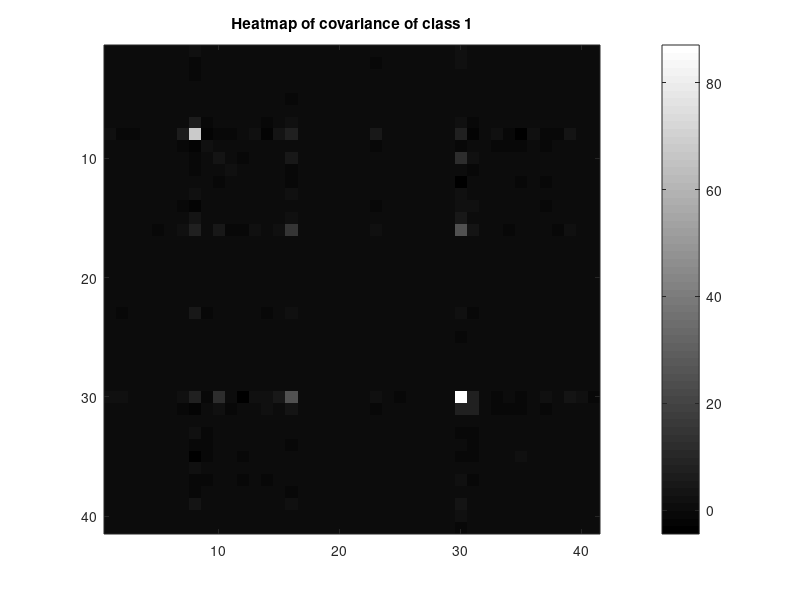
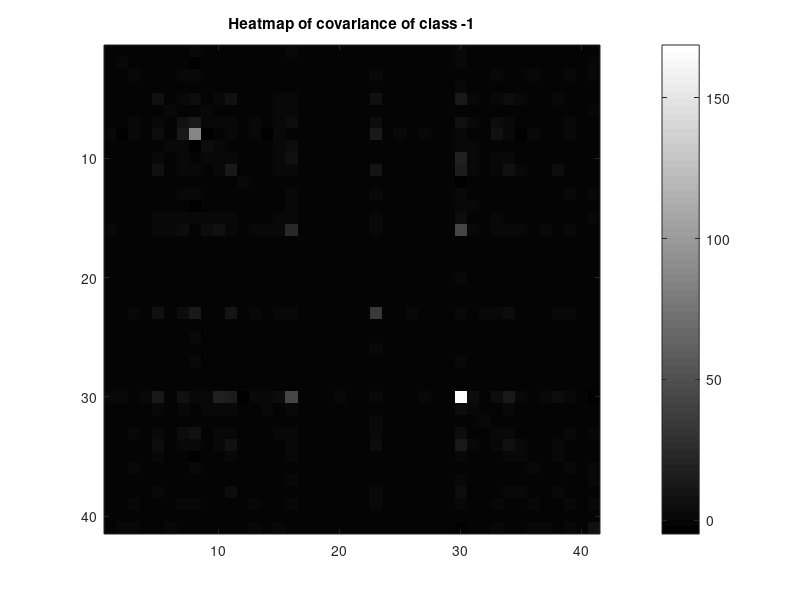
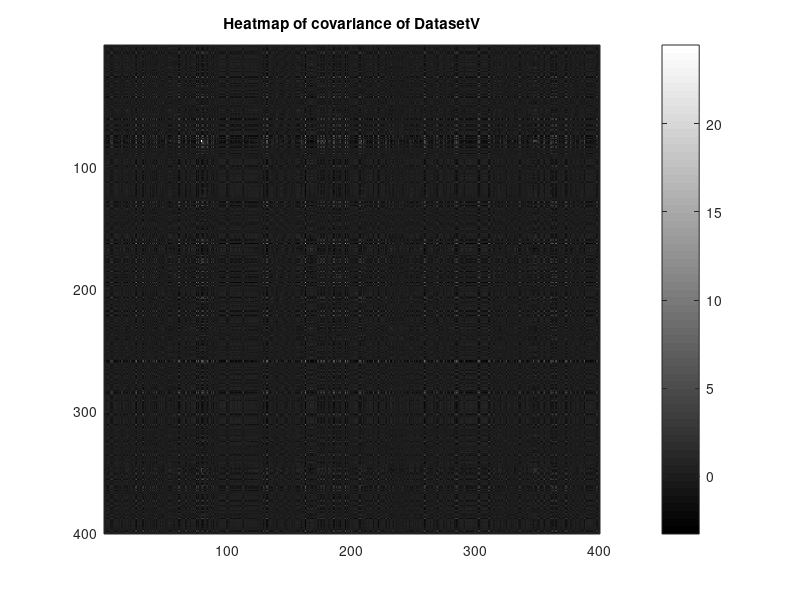

Write MATLAB code to recreate these figures, in order. (Note: this script raises an error after producing the figures.)
%% Introduction to Data Mathematics Classification Project
% Company Name: SWD Inc.
% Nominal CEO: Takuya(Not in project group)
% Employee: Shuang Guan, Shutong Luo, Zhengneng Chen, Ziao Yan

% First, let's clean any open figures.
clear;
clc;
close all;

% Now read raw data.
a_raw = csvread('DatasetA.csv');
a = a_raw(:,2:(end - 1));
label = a_raw(:, (end));

%% 1. The size of data set "DatasetA.csv"
% Number of attributes
attributes = size(a, 2);
disp('Number of attributes in DatasetA is ');
disp(attributes);

% Number of points in each class
points = size(a, 1);
disp('Number of points in DatasetA is ');
disp(points);

%% 2. The mean and covariance of each class in 'DatasetA.csv'
% Hint: the Matlab imagesc command can be a good way to display covariances as images
format long;

ap = a(label == 1, :);
ap_mean = mean(ap);
ap_size = size(ap, 1);
ap_var = ap - ones(ap_size,1) * ap_mean;
ap_cov = 1/(ap_size - 1) * (ap_var' * ap_var);
disp('Mean of class 1 in DatasetA is ');
disp(ap_mean);

% Create a grayscale heatmap of class 1's covariances
figure
imagesc(ap_cov)
hold on
title('Heatmap of covariance of class 1');
colormap(gray)
colorbar
hold off

am = a(label == -1, :);
am_mean = mean(am);
am_size = size(am, 1);
am_var = am - ones(am_size,1) * am_mean;
am_cov = 1/(am_size - 1) * (am_var' * am_var);
disp('Mean of class -1 in DatasetA is ');
disp(am_mean);

% Create a grayscale heatmap of class -1's covariances
figure
imagesc(am_cov)
hold on
title('Heatmap of covariance of class -1');
colormap(gray)
colorbar
hold off

%% 3. The mean and covariance of all of 'DatasetV.csv'
v_raw = csvread('DatasetV.csv');
v = v_raw(:, 2:(end));
format long;

v_mean = mean(v);
v_size = size(v, 1);
v_var = v - ones(v_size,1) * v_mean;
v_cov = 1/(v_size - 1) * (v_var * v_var');
disp('Mean of DatasetV is ');
disp(v_mean);

% Create a grayscale heatmap of class -1's covariances
figure
imagesc(v_cov)
hold on
title('Heatmap of covariance of DatasetV');
colormap(gray)
colorbar
hold off

%% 4. Create train and test set
% Classp_train  := Class 1 training data
% Classm_train  := Class -1 training data
% Classp_test   := Class 1 testing data
% Classm_test   := Class -1 testing  data

% Set random number to an initial seed
seed = RandStream('mt19937ar', 'Seed', 550);

% Generate a permutation of the data
permutation = randperm(seed, points);
a = a(permutation,:);
label = label(permutation);

% 90% of DatasetA is used for training and 10% for testing
train_percent = 0.9;
train_size = ceil(points * train_percent);

% Grab training and testing data
a_train = a(1:train_size, :);
a_test = a(train_size + 1:end, :);

label_train = label(1:train_size, :);
label_test = label(train_size + 1:end, :);

% Break them up into Class 1 and Class -1
ap_train = a_train(label_train == 1, :);
am_train = a_train(label_train == -1, :);

ap_test = a_test(label_test == 1, :);
am_test = a_test(label_test == -1, :);

%% 5. Normal and threshold of Mean method
format long;

% Calculate w as difference of the class means
ap_train_mean = mean(ap_train);
am_train_mean = mean(am_train);
w_mean = (ap_train_mean - am_train_mean)';
w_mean = w_mean / norm(w_mean);
disp('Normal of Mean method is ');
disp(w_mean);

% Calculate threshold t
t_mean = (ap_train_mean + am_train_mean) / 2 * w_mean;
disp('Threshold of Mean method is ');
disp(t_mean);

%% 6. Normal and threshold of Fisher LDA
format long;

ap_train_var = ap_train - ones(size(ap_train,1), 1) * ap_mean;
am_train_var = am_train - ones(size(am_train,1), 1) * am_mean;
w_fisher = ap_train_var' * ap_train_var + am_train_var' * am_train_var;
w_fisher = w_fisher \ (ap_mean - am_mean)';

% Normal of fisher LDA
w_fisher = w_fisher / norm(w_fisher);
disp('Normal of Fisher LDA method is ');
disp(w_fisher);

% Threshold of Fisher LDA
t_fisher = (ap_mean + am_mean) ./ 2 * w_fisher;
disp('Threshold of Fisher LDA method is ');
disp(t_fisher);

%% 7. Error analysis for data of "DatasetA.csv"
% Training error of mean method
MeanPosErrorTrain = sum(ap_train * w_mean <= t_mean);
MeanNegErrorTrain = sum(am_train * w_mean >= t_mean);
MeanTrainError = (MeanPosErrorTrain + MeanNegErrorTrain) / (size(ap_train, 1) + size(am_train, 1));
disp('Training error using Mean method is ');
disp(MeanTrainError);
HistClass(ap_train, am_train, w_mean, t_mean, 'Mean Method Training Results', MeanTrainError);

% Training error of Fisher LDA method
FisherPosErrorTrain = sum(ap_train * w_fisher <= t_fisher);
FisherNegErrorTrain = sum(am_train * w_fisher >= t_fisher);
FisherTrainError = (FisherPosErrorTrain + FisherNegErrorTrain) / (size(ap_train, 1) + size(am_train, 1));
disp('Training error using Fisher LDA method is ');
disp(FisherTrainError);
HistClass(ap_train, am_train, w_fisher, t_fisher, 'Fisher LDA Method Training Results', FisherTrainError);

% Testing error of mean method
MeanPosErrorTest = sum(ap_test * w_mean <= t_mean);
MeanNegErrorTest = sum(am_test * w_mean >= t_mean);
MeanTestError = (MeanPosErrorTest + MeanNegErrorTest) / (size(ap_test, 1) + size(am_test, 1));
disp('Testing error using Mean method is ');
disp(MeanTestError);
HistClass(ap_test, am_test, w_mean, t_mean, 'Mean Method Testing Results', MeanTestError);

% Testing error of Fisher LDA method
FisherPosErrorTest = sum(ap_test * w_fisher <= t_fisher);
FisherNegErrorTest = sum(am_test * w_fisher >= t_fisher);
FisherTestError = (FisherPosErrorTest + FisherNegErrorTest) / (size(ap_test, 1) + size(am_test, 1));
disp('Testing error using Fisher LDA method is ');
disp(FisherTestError);
HistClass(ap_test, am_test, w_fisher, t_fisher, 'Fisher LDA Method Testing Results', FisherTestError);

%% 8. The predictive model(Fisher LDA)
% Because using Mean method has an total error of 33.37% on training data
% and 41.90% on testing data and using Fisher LDA method has an total error of
% 13.79% on training data and 16.19% on test data.
% We use Fisher LDA method as our predictive model
normal_pred = w_fisher;
threshold_pred = t_fisher;
disp('Normal of our predictive model is ');
disp(normal_pred);
disp('Threshold of our predictive model is ');
disp(threshold_pred);

%% 9. Performance of our model doing on 'DatasetA.csv'
% Class 1 error
ap_error = (FisherPosErrorTrain + FisherPosErrorTest) / (size(ap_train, 1) + size(ap_test, 1));
disp('Error of class 1 using our predictive model is ')
disp(ap_error);

% Class -1 error
am_error = (FisherNegErrorTrain + FisherNegErrorTest) / (size(am_train, 1) + size(am_test, 1));
disp('Error of class -1 using our predictive model is ')
disp(am_error);

% Total error
total_error = (FisherPosErrorTrain + FisherPosErrorTest + FisherNegErrorTrain + FisherNegErrorTest) / (size(a, 1));
disp('Total error using our predictive model is ')
disp(total_error);

%% 10. Estimate our model's performance
% As we tested a set of data in 'DatasetA.csv' by using Mean method and
% Fisher LDA method, we have a conclusion that Mean method have an total error in
% range of 30-40% varing due to data set's size. Meanwhile, Fisher LDA
% method give us an total error of 10-20% varing due to data set's size.

% Let's have a look about the test data's size in 'DatasetA.csv' and the to-be-test
% data's size in 'DatasetV.csv'
a_test_size = size(a_test, 1);
v_size = size(v, 1);

% As we tested before, training set has a size of 1055 - 105 = 950 and has an error of
% 13.79%. Data in 'DatasetV.csv's size is 400 which is less than 950 but
% greater than 105. It's reasonable to estimate that the total error of using
% Fisher LDA method to test 'DatasetV.csv' is around 15% which between
% 13.79% and 16.19%

% As we already tested that class 1's error is 14.3% and class -1's error
% is 13.9%. We can reasonable induct that class 1 and class -1's error on
% 'DatasetV.csv' is around 14% by using Fisher LDA method.
disp('Estimate error of class 1 and class -1 in DatasetV is around 14% and estimate total error is around 15%.')
%% 11. Test data in "DatasetV.csv" using our model
% Number of points of class 1
vp_size = sum(v * w_fisher > t_fisher);
disp('Number of points of class 1 in DatasetV is ')
disp(vp_size);

% Number of points of class -1
vm_size = sum(v * w_fisher < t_fisher);
disp('Number of points of class -1 in DatasetV is ')
disp(vm_size);

%% 12. Write into 'DatasetV.csv'

v_label = (v * w_fisher > t_fisher) - (v * w_fisher < t_fisher);
v_bas = [v_raw, v_label];
csvwrite('DatasetV using Fisher LDA by SWD Inc.csv', v_bas);

%% 13. Some improvement besides our predictive model
% As linear SVM is also a good classifier, we check if it's better than
% Fisher LDA method
SVMStruct = svmtrain(a_train, label_train);
Group = svmclassify(SVMStruct, a_test);
svm_test_error = sum(Group ~= label_test) / size(Group, 1);
disp('Test error using Linear SVM Classifier is ');
disp(svm_test_error);
disp(' which is better than 16.19% of Fisher LDA method.')

% Here we use Matlab build-in SVM to produce a reference label for DatasetV.
SVMStruct = svmtrain(a, label);
Group = svmclassify(SVMStruct, v);
v_ref = [v_raw, Group];
csvwrite('DatasetV using SVM by SWD Inc.csv', v_ref);
